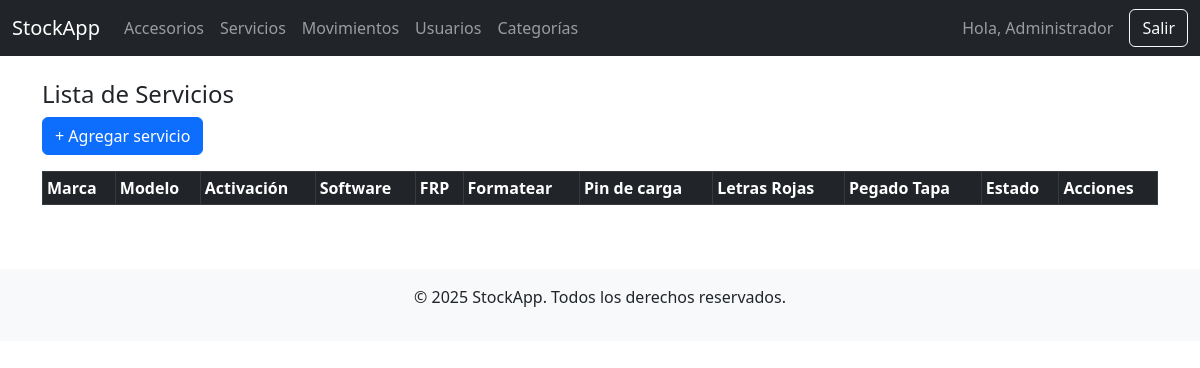
/servicios/listar.php (signed in), run on an earlier commit of the app's database.
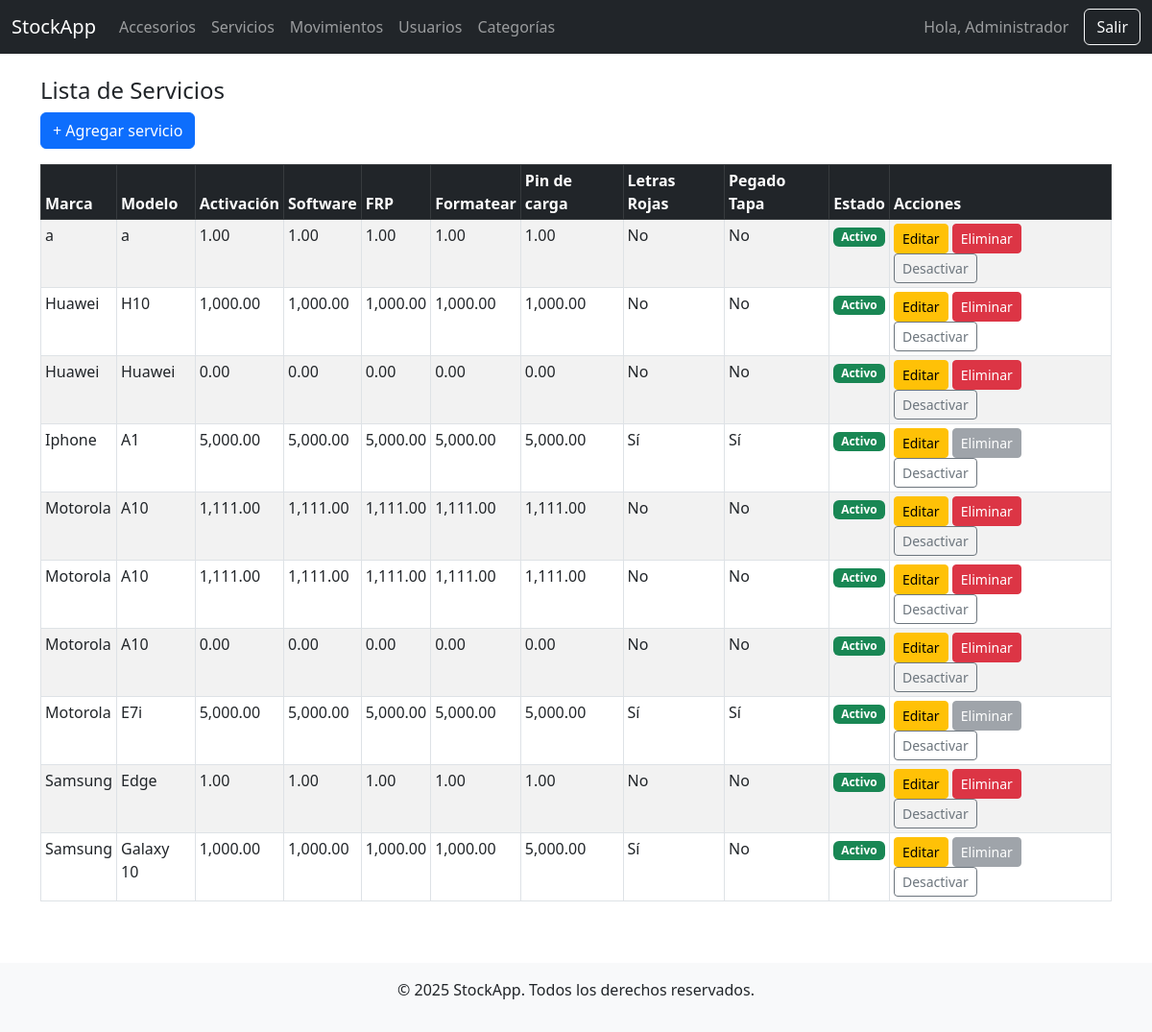
And on a later commit of the database.
### tables this page shows
CREATE TABLE `servicios` (
  `id` int(11) NOT NULL,
  `marca` varchar(100) NOT NULL,
  `modelo` varchar(100) NOT NULL,
  `activacion` decimal(10,2) DEFAULT 0.00,
  `software` decimal(10,2) DEFAULT 0.00,
  `frp` decimal(10,2) DEFAULT 0.00,
  `formatear` decimal(10,2) DEFAULT 0.00,
  `pin_de_carga` decimal(10,2) DEFAULT 0.00,
  `letras_rojas` tinyint(1) DEFAULT 0,
  `pegado_tapa` tinyint(1) DEFAULT 0,
  `activo` tinyint(1) DEFAULT 1,
  `creado_en` timestamp NOT NULL DEFAULT current_timestamp()
);

### servicios/listar.php (the view, shortened to what this page needs)
<?php
require_once '../config/database.php';
include '../includes/header.php';
include '../includes/navbar.php';
$servicios = $pdo->query("SELECT * FROM servicios ORDER BY marca, modelo")->fetchAll();
?>
<div class="container mt-4">
    <h4>Lista de Servicios</h4>
    <a href="crear.php" class="btn btn-primary mb-3">+ Agregar servicio</a>
    <div class="table-responsive">
        <table class="table table-sm table-bordered table-hover table-striped">
            <thead class="table-dark">
                <tr>
                    <th>Marca</th>
                    <th>Modelo</th>
                    <th>Activación</th>
                    <th>Software</th>
                    <th>FRP</th>
                    <th>Formatear</th>
                    <th>Pin de carga</th>
                    <th>Letras Rojas</th>
                    <th>Pegado Tapa</th>
                    <th>Estado</th>
                    <th>Acciones</th>
                </tr>
            </thead>
            <tbody>
                <?php foreach ($servicios as $s): ?>
                    <?php
                        $stmt = $pdo->prepare("SELECT COUNT(*) FROM movimientos WHERE sector = 'servicio' AND item_id = ?");
                        $stmt->execute([$s['id']]);
                        $tiene_movimientos = $stmt->fetchColumn() > 0;
                    ?>
                    <tr class="<?= $s['activo'] ? '' : 'table-secondary' ?>">
                        <td><?= htmlspecialchars($s['marca']) ?></td>
                        <td><?= htmlspecialchars($s['modelo']) ?></td>
                        <td><?= number_format($s['activacion'], 2) ?></td>
                        <td><?= number_format($s['software'], 2) ?></td>
                        <td><?= number_format($s['frp'], 2) ?></td>
                        <td><?= number_format($s['formatear'], 2) ?></td>
                        <td><?= number_format($s['pin_de_carga'], 2) ?></td>
                        <td><?= $s['letras_rojas'] ? 'Sí' : 'No' ?></td>
                        <td><?= $s['pegado_tapa'] ? 'Sí' : 'No' ?></td>
                        <td>
                            <?php if ($s['activo']): ?>
                                <span class="badge bg-success">Activo</span>
                            <?php else: ?>
                                <span class="badge bg-secondary">Inactivo</span>
                            <?php endif; ?>
                        </td>
                        <td>
                            <a href="editar.php?id=<?= $s['id'] ?>" class="btn btn-sm btn-warning">Editar</a>
                            <?php if ($tiene_movimientos): ?>
                                <button class="btn btn-sm btn-secondary" disabled title="Ya tiene movimientos">Eliminar</button>
                            <?php else: ?>
                                <a href="eliminar.php?id=<?= $s['id'] ?>" class="btn btn-sm btn-danger" onclick="return confirm('¿Eliminar este servicio?')">Eliminar</a>
                            <?php endif; ?>
                            <a href="estado.php?id=<?= $s['id'] ?>" class="btn btn-sm <?= $s['activo'] ? 'btn-outline-secondary' : 'btn-outline-success' ?>">
                                <?= $s['activo'] ? 'Desactivar' : 'Activar' ?>
                            </a>
                        </td>
                    </tr>
                <?php endforeach; ?>
            </tbody>
        </table>
    </div>
</div>
<?php include '../includes/footer.php'; ?>

What changed in the data, as far as the page shows it:
added servicios: marca "a", modelo "a", activacion "1.00", software "1.00", frp "1.00", formatear "1.00", pin_de_carga "1.00", letras_rojas "No", pegado_tapa "No", activo "Activo"
added servicios: marca "Huawei", modelo "H10", activacion "1,000.00", software "1,000.00", frp "1,000.00", formatear "1,000.00", pin_de_carga "1,000.00", letras_rojas "No", pegado_tapa "No", activo "Activo"
added servicios: marca "Huawei", modelo "Huawei", activacion "0.00", software "0.00", frp "0.00", formatear "0.00", pin_de_carga "0.00", letras_rojas "No", pegado_tapa "No", activo "Activo"
added servicios: marca "Iphone", modelo "A1", activacion "5,000.00", software "5,000.00", frp "5,000.00", formatear "5,000.00", pin_de_carga "5,000.00", letras_rojas "Sí", pegado_tapa "Sí", activo "Activo", shows "Eliminar"
added servicios: marca "Motorola", modelo "A10", activacion "1,111.00", software "1,111.00", frp "1,111.00", formatear "1,111.00", pin_de_carga "1,111.00", letras_rojas "No", pegado_tapa "No", activo "Activo"
added servicios: marca "Motorola", modelo "A10", activacion "1,111.00", software "1,111.00", frp "1,111.00", formatear "1,111.00", pin_de_carga "1,111.00", letras_rojas "No", pegado_tapa "No", activo "Activo"
added servicios: marca "Motorola", modelo "A10", activacion "0.00", software "0.00", frp "0.00", formatear "0.00", pin_de_carga "0.00", letras_rojas "No", pegado_tapa "No", activo "Activo"
added servicios: marca "Motorola", modelo "E7i", activacion "5,000.00", software "5,000.00", frp "5,000.00", formatear "5,000.00", pin_de_carga "5,000.00", letras_rojas "Sí", pegado_tapa "Sí", activo "Activo", shows "Eliminar"
added servicios: marca "Samsung", modelo "Edge", activacion "1.00", software "1.00", frp "1.00", formatear "1.00", pin_de_carga "1.00", letras_rojas "No", pegado_tapa "No", activo "Activo"
added servicios: marca "Samsung", modelo "Galaxy 10", activacion "1,000.00", software "1,000.00", frp "1,000.00", formatear "1,000.00", pin_de_carga "5,000.00", letras_rojas "Sí", pegado_tapa "No", activo "Activo", shows "Eliminar"
